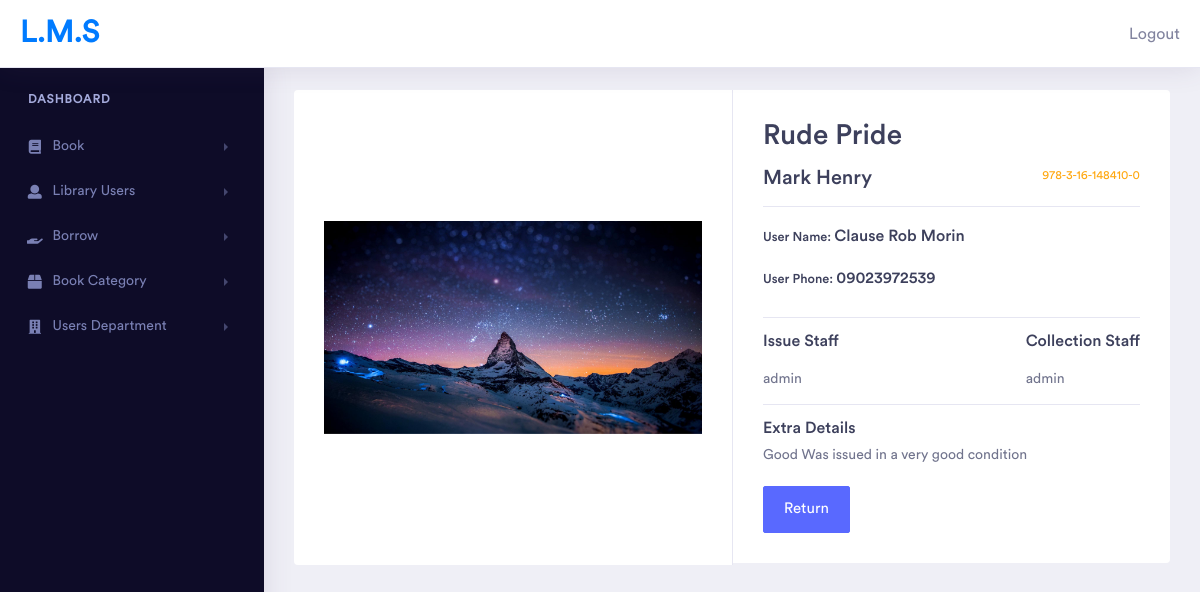
Page /dashboard/borrow/detail/1 (signed in) on the committed database.
### core/models.py (models this page shows, shortened)
class Borrow(models.Model):
    STATUS = [('Borrowed', 'Borrowed'), ('Returned', 'Returned')]
    user = models.ForeignKey(LibraryUser, on_delete=models.CASCADE,
                             related_name='borrowed')
    date_issued = models.DateTimeField(auto_now=True)
    date_returned = models.DateTimeField(auto_now_add=True, null=True)
    book = models.ForeignKey(
        Book, on_delete=models.CASCADE, related_name='borrows')
    status = models.CharField(
        max_length=25, choices=STATUS, default='Borrowed')
    extra_details = models.TextField()
    issuing_staff = models.ForeignKey(
        settings.AUTH_USER_MODEL, on_delete=models.CASCADE, related_name='issuing_staff')
    recieving_staff = models.ForeignKey(
        settings.AUTH_USER_MODEL, on_delete=models.CASCADE, related_name='recieving_staff', null=True)
    borrow_date = models.DateField(auto_now=True)

class Book(models.Model):
    title = models.CharField(max_length=25)
    author = models.CharField(max_length=25)
    ISBN = models.CharField(max_length=25)
    copies = models.IntegerField()
    publisher = models.CharField(max_length=25)
    copies_available = models.IntegerField()
    category = models.ForeignKey(
        BookCategory, on_delete=models.CASCADE, related_name='books')
    date_added = models.DateTimeField(auto_now=True)
    image = models.ImageField(upload_to='books')
    def __str__(self):
        return self.title

class LibraryUser(models.Model):
    reg_no = models.CharField(max_length=25)
    first_name = models.CharField(max_length=25)
    last_name = models.CharField(max_length=25)
    other_name = models.CharField(max_length=25)
    department = models.ForeignKey(
        Department, on_delete=models.CASCADE, related_name='department_user')
    photo = models.ImageField(upload_to='uploads')
    phone = models.CharField(max_length=25)
    date_added = models.DateTimeField(auto_now=True)
    def __str__(self):
        return self.last_name + " " + self.first_name + " " + self.other_name

### core/views.py (the view, shortened to what this page needs)
class BorrowDetailView(LoginRequiredMixin, UpdateView):
    model = Borrow
    fields = []
    template_name = 'dashboard/borrow/detail.html'
    success_url = reverse_lazy('core:borrow_list')

### core/templates/dashboard/borrow/detail.html (shortened to what this page needs)
{% extends 'dashboard/base.html' %}
{% load static %}
{% block content %}
<div class="row">
    <div class="col-xl-6 col-lg-6 col-md-6 col-sm-12 col-12 pr-xl-0 pr-lg-0 pr-md-0  m-b-30">
        <div class="product-slider">
            <div id="productslider-1" class="product-carousel carousel slide" data-ride="carousel">
                <div class="carousel-inner">
                    <div class="carousel-item active">
                        <img class="d-block img-fluid" src="{{borrow.book.image.url}}">
                    </div>
                </div>
            </div>
        </div>
    </div>
    <div class="col-xl-6 col-lg-6 col-md-6 col-sm-12 col-12 pl-xl-0 pl-lg-0 pl-md-0 border-left m-b-30">
        <div class="product-details">
            <div class="border-bottom pb-3 mb-3">
                <h2 class="mb-3">{{borrow.book}}</h2>
                <div class="product-rating d-inline-block float-right">
                    <p>{{borrow.book.ISBN}}</p>
                </div>
                <h3 class="mb-0 text-grey">{{borrow.book.author}}</h3>
            </div>
            <div class="product-colors border-bottom">
                <h4><small>User Name: </small>{{borrow.user}}</h4>
                <h4><small>User Phone: </small>{{borrow.user.phone}}</h4>
            </div>
            <div class="product-size border-bottom">
                <h4>Issue Staff</h4>
                <div class="btn-group" role="group" aria-label="First group">
                    <p>{{borrow.issuing_staff}}</p>
                </div>
                <div class="product-qty">
                    <h4>Collection Staff</h4>
                    <div class="quantity">
                        {{borrow.recieving_staff}}
                    </div>
                </div>
            </div>
            <div class="product-description">
                <h4 class="mb-1">Extra Details</h4>
                <p>{{borrow.extra_details}}</p>
                <form method="POST">
                    <button type="submit" class="btn btn-primary btn-lg">Return</button>
                </form>
            </div>
        </div>
    </div>
</div>
{% endblock content %}

### rows in the picture
Borrow: book.image (picture), book "Rude Pride", book.ISBN "978-3-16-148410-0", book.author "Mark Henry", user "Clause Rob Morin", user.phone "09023972539", issuing_staff "admin", recieving_staff "admin", extra_details "Good Was issued in a very good condition"
